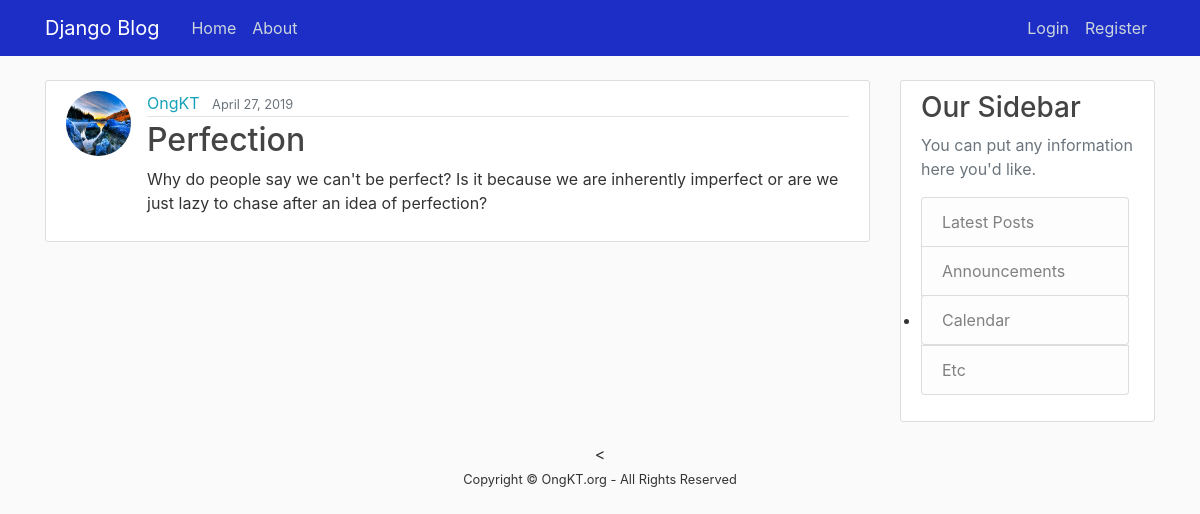
The app's page /post/17/ with its own data.
### website/models.py (models this page shows, shortened)
class Post(models.Model):
	title = models.CharField(max_length=100)
	content = models.TextField()
	date_posted = models.DateTimeField(default=timezone.now)
	author = models.ForeignKey(User, on_delete=models.CASCADE)

### Users/models.py (models this page shows, shortened)
class Profile(models.Model):
	user = models.OneToOneField(User, on_delete=models.CASCADE)
	image = models.ImageField(default='default.jpg', upload_to='profile_pics')

### website/views.py (the view)
# urls.py: path('post/<int:pk>/', PostDetailView.as_view(), name='post-detail'),
class PostDetailView(DetailView):
	model = Post

### website/templates/website/post_detail.html (shortened to what this page needs)
{% extends "website/base.html" %}
{% block content %}
	<article class="media content-section">
    <img class="rounded-circle article-img" src="{{ object.author.profile.image.url }}">
  		<div class="media-body">
    		<div class="article-metadata">
      			<a class="mr-2" href="{% url 'user-posts' object.author.username %}">{{ object.author }}</a>
      			<small class="text-muted">{{ object.date_posted|date:"F d, Y"}}</small>
    		</div>
    		<h2 class="article-title">{{ object.title }}</h2>
    		<p class="article-content">{{ object.content }}</p>
  		</div>
	</article>
{% endblock %}

### website/static/website/main.css (style rules this page uses)
body { background: #fafafa; color: #333333; margin-top: 5rem; width: 100%; height: 100%; }
h1, h2, h3, h4, h5, h6 { color: #444444; }
.content-section { background: #ffffff; padding: 10px 20px; border: 1px solid #dddddd; border-radius: 3px; margin-bottom: 20px; }
.article-title { color: #444444; }
.article-content { white-space: pre-line; }
.article-img { height: 65px; width: 65px; margin-right: 16px; }
.article-metadata { padding-bottom: 1px; margin-bottom: 4px; border-bottom: 1px solid #e3e3e3 }
a { color: #17a2b8; }

### records on screen
Post: author.profile.image (picture), author "OngKT", date_posted "April 27, 2019", title "Perfection", content "Why do people say we can't be perfect? Is it because we are inherently imperfect or are we just lazy to chase after an idea of perfection?"
